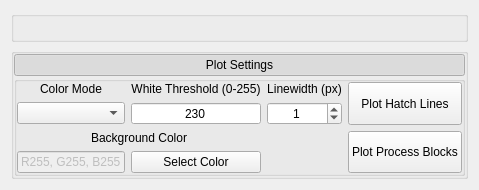
        <widget class="QWidget" name="plot_tab">
         <attribute name="title">
          <string>Hatch Visualization</string>
         </attribute>
         <layout class="QGridLayout" name="gridLayout_5" rowstretch="1,0">
          <item row="0" column="0">
           <widget class="QGroupBox" name="plot_canvas">
            <property name="title">
             <string/>
            </property>
            <property name="alignment">
             <set>Qt::AlignCenter</set>
            </property>
            <layout class="QVBoxLayout" name="verticalLayout_3"/>
           </widget>
          </item>
          <item row="1" column="0">
           <widget class="QGroupBox" name="plot_settings_frame">
            <property name="title">
             <string/>
            </property>
            <property name="styleClass" stdset="0">
             <string>outsideFrame</string>
            </property>
            <layout class="QVBoxLayout" name="verticalLayout_23">
             <property name="spacing">
              <number>0</number>
             </property>
             <property name="leftMargin">
              <number>0</number>
             </property>
             <property name="topMargin">
              <number>0</number>
             </property>
             <property name="rightMargin">
              <number>0</number>
             </property>
             <property name="bottomMargin">
              <number>0</number>
             </property>
             <item>
              <widget class="QPushButton" name="pushButton_14">
               <property name="text">
                <string>Plot Settings</string>
               </property>
               <property name="checkable">
                <bool>true</bool>
               </property>
               <property name="checked">
                <bool>true</bool>
               </property>
               <property name="styleClass" stdset="0">
                <string>MenuButton</string>
               </property>
              </widget>
             </item>
             <item>
              <widget class="QGroupBox" name="inside_plot_settings_frame">
               <property name="title">
                <string/>
               </property>
               <property name="styleClass" stdset="0">
                <string>insideFrame</string>
               </property>
               <layout class="QGridLayout" name="gridLayout_26">
                <property name="leftMargin">
                 <number>0</number>
                </property>
                <property name="topMargin">
                 <number>0</number>
                </property>
                <property name="rightMargin">
                 <number>0</number>
                </property>
                <property name="bottomMargin">
                 <number>0</number>
                </property>
                <item row="1" column="2">
                 <widget class="QDoubleSpinBox" name="plot_linewidth_spinbox">
                  <property name="alignment">
                   <set>Qt::AlignCenter</set>
                  </property>
                  <property name="buttonSymbols">
                   <enum>QAbstractSpinBox::UpDownArrows</enum>
                  </property>
                  <property name="decimals">
                   <number>0</number>
                  </property>
                  <property name="minimum">
                   <double>0.000000000000000</double>
                  </property>
                  <property name="maximum">
                   <double>100.000000000000000</double>
                  </property>
                  <property name="value">
                   <double>1.000000000000000</double>
                  </property>
                 </widget>
                </item>
                <item row="0" column="0">
                 <widget class="QLabel" name="color_mode_plotting_label">
                  <property name="text">
                   <string>Color Mode</string>
                  </property>
                  <property name="alignment">
                   <set>Qt::AlignCenter</set>
                  </property>
                 </widget>
                </item>
                <item row="1" column="0">
                 <widget class="QComboBox" name="color_mode_plotting_combobox"/>
                </item>
                <item row="3" column="1">
                 <widget class="QPushButton" name="plot_background_color_button">
                  <property name="text">
                   <string>Select Color</string>
                  </property>
                 </widget>
                </item>
                <item row="2" column="0" colspan="2">
                 <widget class="QLabel" name="plot_background_color_label">
                  <property name="text">
                   <string>Background Color</string>
                  </property>
                  <property name="alignment">
                   <set>Qt::AlignCenter</set>
                  </property>
                 </widget>
                </item>
                <item row="0" column="1">
                 <widget class="QLabel" name="white_threshold_plotting_label">
                  <property name="text">
                   <string>White Threshold (0-255)</string>
                  </property>
                  <property name="alignment">
                   <set>Qt::AlignCenter</set>
                  </property>
                 </widget>
                </item>
                <item row="3" column="0">
                 <widget class="QLineEdit" name="plot_background_color_edit">
                  <property name="enabled">
                   <bool>false</bool>
                  </property>
                  <property name="sizePolicy">
                   <sizepolicy hsizetype="Preferred" vsizetype="Fixed">
                    <horstretch>0</horstretch>
                    <verstretch>0</verstretch>
                   </sizepolicy>
                  </property>
                  <property name="maximumSize">
                   <size>
                    <width>160000</width>
                    <height>16777215</height>
                   </size>
                  </property>
                  <property name="text">
                   <string>R255, G255, B255</string>
                  </property>
                  <property name="alignment">
                   <set>Qt::AlignCenter</set>
                  </property>
                 </widget>
                </item>
                <item row="1" column="1">
                 <widget class="QSpinBox" name="white_threshold_plotting_spinbox">
                  <property name="alignment">
                   <set>Qt::AlignCenter</set>
                  </property>
                  <property name="buttonSymbols">
                   <enum>QAbstractSpinBox::NoButtons</enum>
                  </property>
                  <property name="maximum">
                   <number>255</number>
                  </property>
                  <property name="value">
                   <number>230</number>
                  </property>
                 </widget>
                </item>
                <item row="0" column="2">
                 <widget class="QLabel" name="plot_linewidth_label">
                  <property name="sizePolicy">
                   <sizepolicy hsizetype="Preferred" vsizetype="Preferred">
                    <horstretch>0</horstretch>
                    <verstretch>0</verstretch>
                   </sizepolicy>
                  </property>
                  <property name="text">
                   <string>Linewidth (px)</string>
                  </property>
                  <property name="alignment">
                   <set>Qt::AlignCenter</set>
                  </property>
                 </widget>
                </item>
                <item row="0" column="3" rowspan="2">
                 <widget class="QPushButton" name="plot_hatch_button">
                  <property name="sizePolicy">
                   <sizepolicy hsizetype="Minimum" vsizetype="Expanding">
                    <horstretch>0</horstretch>
                    <verstretch>0</verstretch>
                   </sizepolicy>
                  </property>
                  <property name="text">
                   <string>Plot Hatch Lines</string>
                  </property>
                 </widget>
                </item>
                <item row="2" column="3" rowspan="2">
                 <widget class="QPushButton" name="plot_process_blocks_button">
                  <property name="sizePolicy">
                   <sizepolicy hsizetype="Minimum" vsizetype="Preferred">
                    <horstretch>0</horstretch>
                    <verstretch>0</verstretch>
                   </sizepolicy>
                  </property>
                  <property name="text">
                   <string>Plot Process Blocks</string>
                  </property>
                 </widget>
                </item>
               </layout>
              </widget>
             </item>
            </layout>
           </widget>
          </item>
         </layout>
        </widget>
